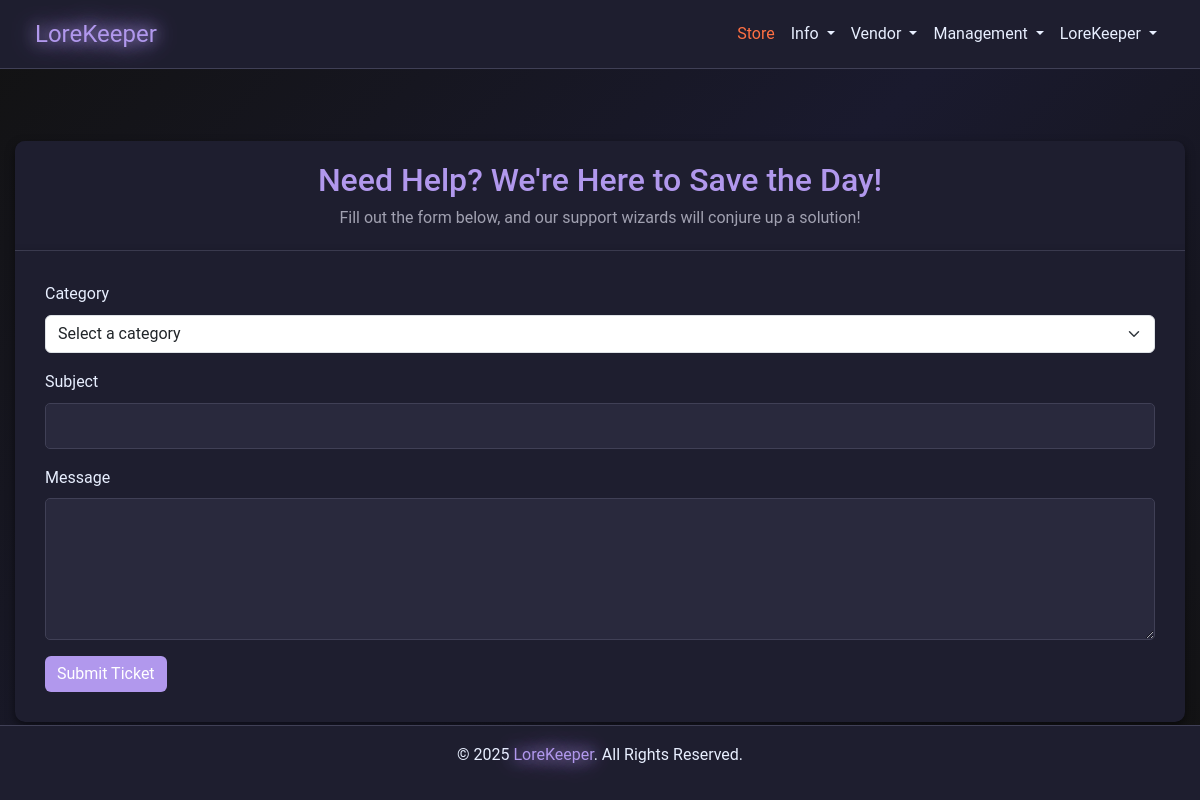
Before: /support (signed in) with the older database file.
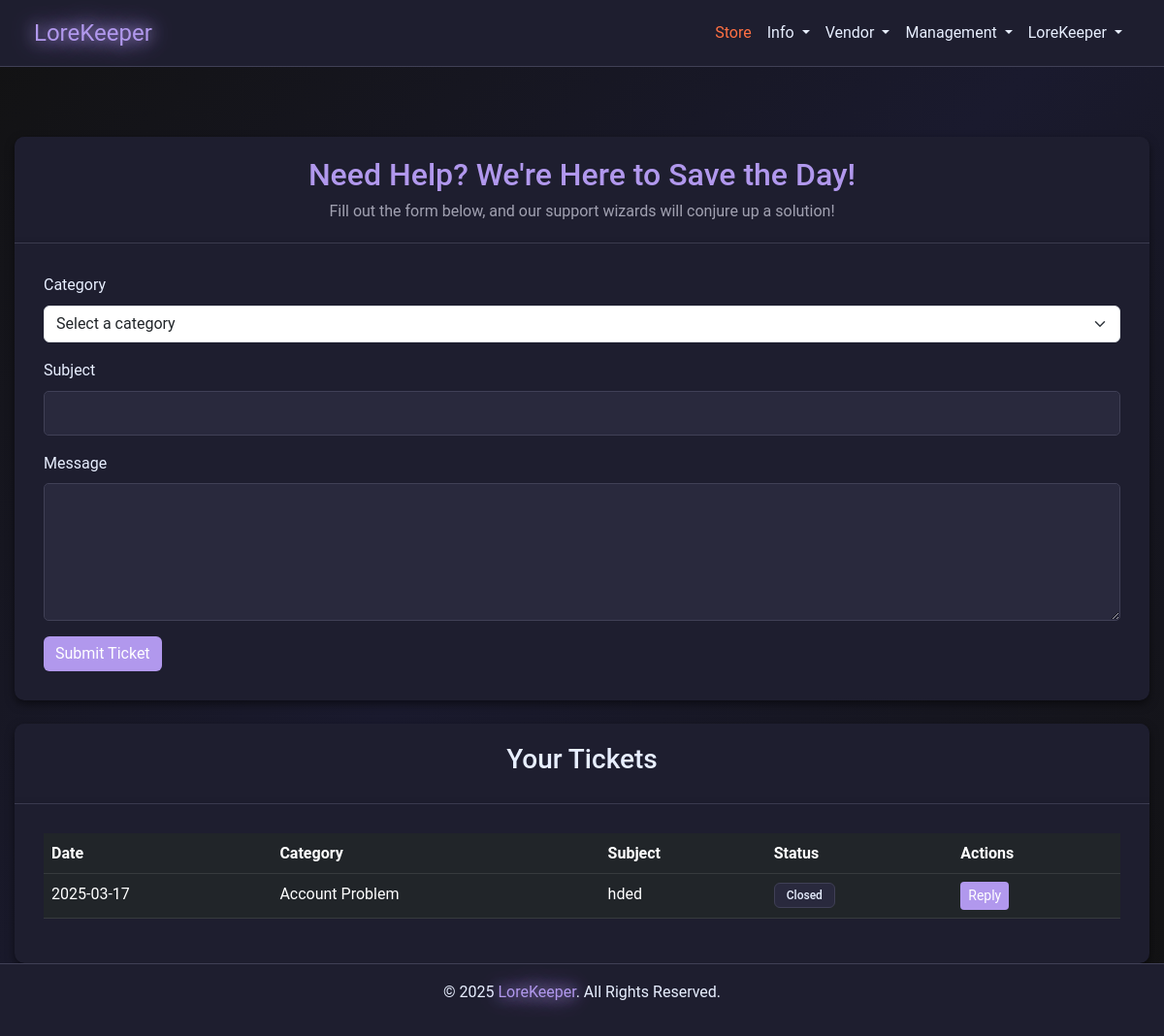
After: the same page with the newer database file.
### models.py (models this page shows)
class SupportTicket(db.Model):
    __tablename__ = "support_tickets"
    id = db.Column(db.Integer, primary_key=True)
    user_id = db.Column(db.Integer, db.ForeignKey("users.id"), nullable=False)
    category = db.Column(db.String(100), nullable=False)
    subject = db.Column(db.String(100), nullable=False)
    message = db.Column(db.Text, nullable=False)
    status = db.Column(db.String(20), default="Open", index=True)
    created_at = db.Column(db.DateTime, default=datetime.utcnow)
    responses = db.relationship(
        "SupportTicketResponse",
        back_populates="ticket",
        lazy="dynamic",
        cascade="all, delete-orphan",
    )
    user = db.relationship("User", back_populates="tickets")

### app.py (the view, shortened to what this page needs)
@app.route("/support", methods=["GET", "POST"])
def support():
    if not session.get("user_id"):
        flash("Please log in to submit a support ticket.", "warning")
        return redirect(url_for("login"))
    tickets = (
        SupportTicket.query.filter_by(user_id=session["user_id"])
        .order_by(SupportTicket.created_at.desc())
        .all()
    )
    return render_template(
        "support.html", tickets=tickets, categories=TICKET_CATEGORIES
    )

### app.py (called while the page is built)
@app.after_request
def add_header(response):
    response.headers["Cache-Control"] = "no-store"
    return response

@app.before_request
def before_request():
    try:
        if session.get("user_id"):
            session.permanent = True
        else:
            getCookie()
    except Exception:
        session.clear()

### templates/support.html (shortened to what this page needs)
{% extends "nav_footer_template.html" %} {% block content %}
<div class="container mt-5">
  <div class="card">
    <div class="card-header">
      <h2>Need Help? We're Here to Save the Day!</h2>
      <p>
        Fill out the form below, and our support wizards will conjure up a
        solution!
      </p>
    </div>
    <div class="card-body">
      <form method="POST">
        <div class="mb-3">
          <label for="category" class="form-label">Category</label>
          <select class="form-select" id="category" name="category" required>
            <option value="" disabled selected>Select a category</option>
          </select>
        </div>
        <div class="mb-3">
          <label for="subject" class="form-label">Subject</label>
          <input
            type="text"
            class="form-control"
            id="subject"
            name="subject"
            required
          />
        </div>
        <div class="mb-3">
          <label for="message" class="form-label">Message</label>
          <textarea
            class="form-control"
            id="message"
            name="message"
            rows="5"
            required
          ></textarea>
        </div>
        <button type="submit" class="btn btn-primary">Submit Ticket</button>
      </form>
    </div>
  </div>
  {% if tickets %}
  <div class="card mt-4">
    <div class="card-header">
      <h3>Your Tickets</h3>
    </div>
    <div class="card-body">
      <div class="table-responsive">
        <table class="table table-dark">
          <thead>
            <tr>
              <th>Date</th>
              <th>Category</th>
              <th>Subject</th>
              <th>Status</th>
              <th>Actions</th>
            </tr>
          </thead>
          <tbody>
            {% for ticket in tickets %}
            <tr>
              <td>{{ ticket.created_at.strftime('%Y-%m-%d') }}</td>
              <td>{{ ticket.category }}</td>
              <td>{{ ticket.subject }}</td>
              <td>
                <span
                  class="badge {% if ticket.status == 'Open' %}bg-success{% else %}bg-secondary{% endif %}"
                >
                  {{ ticket.status }}
                </span>
              </td>
              <td>
                <a
                  href="{{ url_for('user_reply_ticket', ticket_id=ticket.id) }}"
                  class="btn btn-primary btn-sm"
                  >Reply</a
                >
              </td>
            </tr>
            {% endfor %}
          </tbody>
        </table>
      </div>
    </div>
  </div>
  {% endif %}
</div>
{% endblock %}

### templates/nav_footer_template.html (shortened to what this page needs)
<!doctype html>
<html lang="en">
  <head>
    <link
      href="https://cdn.jsdelivr.net/npm/bootstrap@5.3.0-alpha3/dist/css/bootstrap.min.css"
      rel="stylesheet"
    />
    <link
      href="{{ url_for('static', filename='css/style.css') }}"
      rel="stylesheet"
    />
  </head>
  <body>
    <nav class="navbar navbar-expand-lg navbar-dark">
      <div class="container">
        <a class="navbar-brand glow" href="/">LoreKeeper</a>
        <div class="collapse navbar-collapse" id="navbarNav">
          <ul class="navbar-nav ms-auto">
            <li class="nav-item">
              <a class="nav-link store" href="/store">Store</a>
            </li>
            <li class="nav-item dropdown">
              <a
                class="nav-link dropdown-toggle"
                href="#"
                role="button"
                data-bs-toggle="dropdown"
              >
                Info
              </a>
            </li>
            {% if session.get('user_id') %}
            {% if session.get('privilege_id') == 2 or
            session.get('privilege_id') == 999 %}
            <li class="nav-item dropdown">
              <a
                class="nav-link dropdown-toggle"
                href="#"
                role="button"
                data-bs-toggle="dropdown"
              >
                Vendor
              </a>
            </li>
            {% endif %}
            {% if session.get('privilege_id') >= 998 %}
            <li class="nav-item dropdown">
              <a
                class="nav-link dropdown-toggle"
                href="#"
                role="button"
                data-bs-toggle="dropdown"
              >
                Management
              </a>
            </li>
            {% endif %}
            <li class="nav-item dropdown">
              <a
                class="nav-link dropdown-toggle"
                href="#"
                role="button"
                data-bs-toggle="dropdown"
              >
                {{ session['username'] }}
              </a>
            </li>
            {% endif %}
          </ul>
        </div>
      </div>
    </nav>
    {% block content %} {% endblock %}
    <footer class="text-center text-light py-3">
      <p>© 2025 <span class="glow">LoreKeeper</span>. All Rights Reserved.</p>
    </footer>
  </body>
</html>

### static/css/style.css (style rules this page uses)
:root { --background-color: #121212; --text-color: #E8EFFF; --text-muted: #a1a1b1; --accent-color: #b198ed; --card-background: #1e1e2f; --input-background: #29293d; --input-border: #404056; --btn-hover: #9b84d6; --store-btn-color: #ff7043; --store-btn-hover: #ff5722; --card-shadow: rgba(0, 0, 0, 0.5); --section-padding: 60px; --element-spacing: 20px; --accent-rgb: 177, 152, 237; --store-bg: #0d0d15; --store-card-bg: #1a1a2a; --store-accent: #b198ed; --store-text: #e8efff; --store-muted: #a1a1b1; --store-border: #2a2a40; --store-hover: #9b84d6; --basic-color: #5f9dff; --premium-color: #66bb6a; --ultimate-color: #ef5350; --primary-accent: #8a5cf7; --primary-light: #b198ed; --primary-dark: #6c40e0; --secondary-accent: #ff7043; --secondary-light: #ff9e80; --secondary-dark: #e64a19; --text-light: #e8efff; --card-bg: rgba(30, 30, 47, 0.95); --card-bg-hover: rgba(43, 43, 70, 0.95); --dark-bg: #121219; --border-color: rgba(255, 255, 255, 0.1); --success: #66bb6a; --danger: #ef5350; --warning: #ffa726; --info: #29b6f6; }
body { margin: 0; padding: 0; font-family: 'Roboto', sans-serif; background: linear-gradient(135deg, #121212, #1a1a2e, #121212); background-size: cover; background-repeat: no-repeat; background-attachment: fixed; color: var(--text-color); line-height: 1.6; display: flex; flex-direction: column; min-height: 100vh; overflow-x: hidden; }
.navbar { background-color: var(--card-background); border-bottom: 1px solid var(--input-border); padding: 10px 20px; }
.navbar-brand, .nav-link { color: var(--text-color) !important; transition: color 0.2s ease-in-out; }
.navbar { background-color: var(--card-background); }
.navbar-brand { font-size: 1.5rem; }
.store { color: var(--store-btn-color) !important; }
.card, .card-header, .card-body { background-color: var(--card-background); color: var(--text-color); border: none; border-radius: 10px; box-shadow: 0 4px 10px var(--card-shadow); }
.form-label { color: var(--text-muted); }
.form-control { background-color: var(--input-background); border: 1px solid var(--input-border); color: var(--text-color); }
.text-light { color: var(--text-color) !important; }
footer { background-color: var(--card-background) !important; color: var(--text-muted); padding: 20px 0; text-align: center; border-top: 1px solid var(--input-border); margin-top: auto; flex-shrink: 0; position: relative; bottom: 0; width: 100%; }
.text-center { text-align: center; }
.mt-4 { margin-top: 1.5rem; }
.container { width: 100%; max-width: 1200px; margin: 0 auto; padding: 0 15px; box-sizing: border-box; }
.card { background-color: var(--card-background); color: var(--text-color); border: none; border-radius: 10px; box-shadow: 0 4px 10px var(--card-shadow); transition: all 0.3s ease; overflow: hidden; }
.card-header { background-color: var(--card-background); border-bottom: 1px solid var(--input-border); text-align: center; padding: 20px; }
.card-header h2 { font-size: 2rem; color: var(--accent-color); margin-bottom: 10px; }
.card-header p { font-size: 1rem; color: var(--text-muted); margin: 0; }
.card-body { padding: 30px; background-color: var(--card-background); border-radius: 0 0 10px 10px; }
.glow { color: var(--accent-color) !important; text-shadow: 0 0 15px var(--accent-color), 0 0 30px var(--accent-color) !important; animation: glow 3s ease-in-out infinite; text-decoration: none; }
.form-label { color: var(--text-color) !important; font-size: 1rem; }
.form-control { background-color: var(--input-background); border: 1px solid var(--input-border); color: var(--text-color); padding: 10px; border-radius: 5px; }
.card { background-color: var(--card-background); color: var(--text-color); border: none; border-radius: 10px; box-shadow: 0 4px 10px var(--card-shadow); }
.card-header h2 { font-size: 2rem; color: var(--accent-color); margin-bottom: 5px; }
.card-body { padding: 30px; }
.form-label { color: var(--text-color); font-size: 1rem; }
.btn-primary { background-color: var(--accent-color); border: none; transition: background-color 0.3s ease, transform 0.2s ease; }
.badge { padding: 0.5em 1em; font-weight: 500; border-radius: 6px; }
.badge.bg-secondary { background-color: var(--input-background) !important; color: var(--text-color); border: 1px solid var(--input-border); }

Changed rows visible on the page:
added SupportTicket: created_at "2025-03-17", category "Account Problem", subject "hded", status "Closed"
Other visible differences:
text now shown: "Your Tickets Date Category Subject Status Actions"
